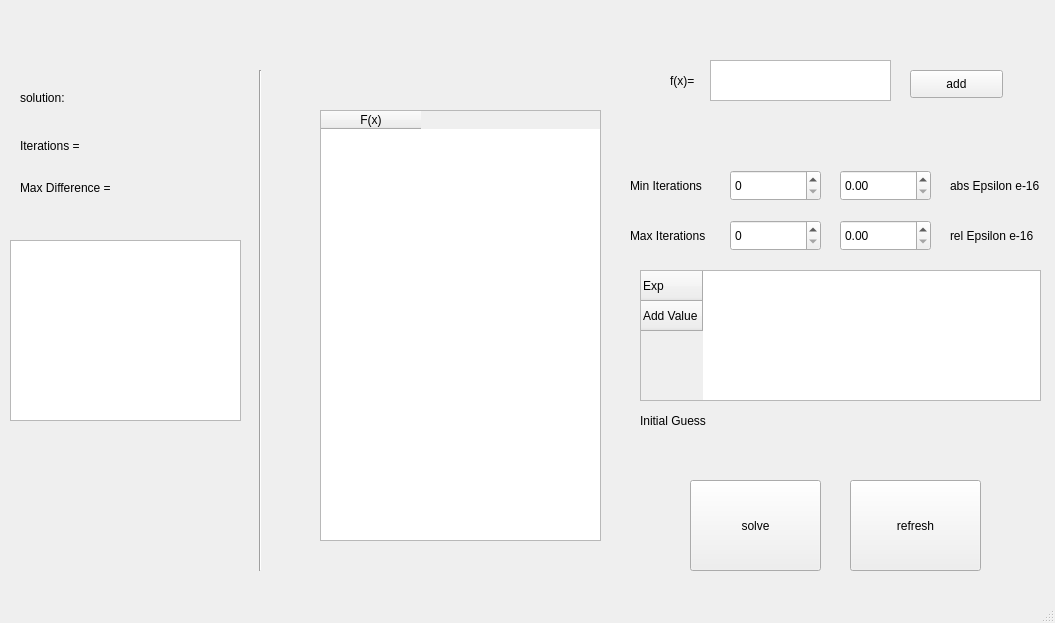
<?xml version="1.0" encoding="UTF-8"?>
<ui version="4.0">
 <class>MainWindow</class>
 <widget class="QMainWindow" name="MainWindow">
  <property name="geometry">
   <rect>
    <x>0</x>
    <y>0</y>
    <width>1055</width>
    <height>623</height>
   </rect>
  </property>
  <property name="windowTitle">
   <string>MainWindow</string>
  </property>
  <widget class="QWidget" name="centralwidget">
   <widget class="QPlainTextEdit" name="plainTextFunctionEdit">
    <property name="geometry">
     <rect>
      <x>710</x>
      <y>60</y>
      <width>181</width>
      <height>41</height>
     </rect>
    </property>
   </widget>
   <widget class="QPushButton" name="addButton">
    <property name="geometry">
     <rect>
      <x>910</x>
      <y>70</y>
      <width>93</width>
      <height>28</height>
     </rect>
    </property>
    <property name="text">
     <string>add</string>
    </property>
   </widget>
   <widget class="QLabel" name="functionLabel">
    <property name="geometry">
     <rect>
      <x>670</x>
      <y>60</y>
      <width>51</width>
      <height>41</height>
     </rect>
    </property>
    <property name="text">
     <string>f(x)=</string>
    </property>
   </widget>
   <widget class="QTableWidget" name="tableWidget_2">
    <property name="geometry">
     <rect>
      <x>320</x>
      <y>110</y>
      <width>281</width>
      <height>431</height>
     </rect>
    </property>
    <column>
     <property name="text">
      <string>F(x)</string>
     </property>
    </column>
   </widget>
   <widget class="QSpinBox" name="minIterationsSpinBox">
    <property name="geometry">
     <rect>
      <x>730</x>
      <y>170</y>
      <width>91</width>
      <height>31</height>
     </rect>
    </property>
   </widget>
   <widget class="QLabel" name="iterationLabel">
    <property name="geometry">
     <rect>
      <x>630</x>
      <y>170</y>
      <width>91</width>
      <height>31</height>
     </rect>
    </property>
    <property name="text">
     <string>Min Iterations</string>
    </property>
   </widget>
   <widget class="QDoubleSpinBox" name="absSpinBox">
    <property name="geometry">
     <rect>
      <x>840</x>
      <y>170</y>
      <width>91</width>
      <height>31</height>
     </rect>
    </property>
   </widget>
   <widget class="QLabel" name="accuracyLabel">
    <property name="geometry">
     <rect>
      <x>950</x>
      <y>170</y>
      <width>101</width>
      <height>31</height>
     </rect>
    </property>
    <property name="text">
     <string>abs Epsilon e-16</string>
    </property>
   </widget>
   <widget class="QLabel" name="initiaValueLabel">
    <property name="geometry">
     <rect>
      <x>640</x>
      <y>400</y>
      <width>81</width>
      <height>41</height>
     </rect>
    </property>
    <property name="text">
     <string>Initial Guess</string>
    </property>
    <property name="scaledContents">
     <bool>false</bool>
    </property>
   </widget>
   <widget class="QPushButton" name="solveButton">
    <property name="geometry">
     <rect>
      <x>690</x>
      <y>480</y>
      <width>131</width>
      <height>91</height>
     </rect>
    </property>
    <property name="text">
     <string>solve</string>
    </property>
   </widget>
   <widget class="QSpinBox" name="maxIterationsSpinBox">
    <property name="geometry">
     <rect>
      <x>730</x>
      <y>220</y>
      <width>91</width>
      <height>31</height>
     </rect>
    </property>
   </widget>
   <widget class="QDoubleSpinBox" name="relSpinBox">
    <property name="geometry">
     <rect>
      <x>840</x>
      <y>220</y>
      <width>91</width>
      <height>31</height>
     </rect>
    </property>
   </widget>
   <widget class="QLabel" name="label">
    <property name="geometry">
     <rect>
      <x>630</x>
      <y>220</y>
      <width>91</width>
      <height>31</height>
     </rect>
    </property>
    <property name="text">
     <string>Max Iterations</string>
    </property>
   </widget>
   <widget class="QLabel" name="label_2">
    <property name="geometry">
     <rect>
      <x>950</x>
      <y>220</y>
      <width>101</width>
      <height>31</height>
     </rect>
    </property>
    <property name="text">
     <string>rel Epsilon e-16</string>
    </property>
   </widget>
   <widget class="QTableWidget" name="initialValuesTable">
    <property name="geometry">
     <rect>
      <x>640</x>
      <y>270</y>
      <width>401</width>
      <height>131</height>
     </rect>
    </property>
    <row>
     <property name="text">
      <string>Exp</string>
     </property>
    </row>
    <row>
     <property name="text">
      <string>Add Value</string>
     </property>
    </row>
   </widget>
   <widget class="QPushButton" name="pushButton">
    <property name="geometry">
     <rect>
      <x>850</x>
      <y>480</y>
      <width>131</width>
      <height>91</height>
     </rect>
    </property>
    <property name="text">
     <string>refresh</string>
    </property>
   </widget>
   <widget class="QLabel" name="label_3">
    <property name="geometry">
     <rect>
      <x>20</x>
      <y>90</y>
      <width>55</width>
      <height>16</height>
     </rect>
    </property>
    <property name="text">
     <string>solution:</string>
    </property>
   </widget>
   <widget class="QLabel" name="errorLabel">
    <property name="geometry">
     <rect>
      <x>70</x>
      <y>20</y>
      <width>341</width>
      <height>31</height>
     </rect>
    </property>
    <property name="text">
     <string/>
    </property>
   </widget>
   <widget class="QLabel" name="Iterations">
    <property name="geometry">
     <rect>
      <x>20</x>
      <y>130</y>
      <width>91</width>
      <height>31</height>
     </rect>
    </property>
    <property name="text">
     <string>Iterations = </string>
    </property>
   </widget>
   <widget class="QLabel" name="Max_difference">
    <property name="geometry">
     <rect>
      <x>20</x>
      <y>180</y>
      <width>111</width>
      <height>16</height>
     </rect>
    </property>
    <property name="text">
     <string>Max Difference = </string>
    </property>
   </widget>
   <widget class="Line" name="line">
    <property name="geometry">
     <rect>
      <x>250</x>
      <y>70</y>
      <width>20</width>
      <height>501</height>
     </rect>
    </property>
    <property name="orientation">
     <enum>Qt::Vertical</enum>
    </property>
   </widget>
   <widget class="QLabel" name="xVal">
    <property name="geometry">
     <rect>
      <x>30</x>
      <y>300</y>
      <width>55</width>
      <height>16</height>
     </rect>
    </property>
    <property name="text">
     <string/>
    </property>
   </widget>
   <widget class="QLabel" name="yVal">
    <property name="geometry">
     <rect>
      <x>130</x>
      <y>300</y>
      <width>55</width>
      <height>16</height>
     </rect>
    </property>
    <property name="text">
     <string/>
    </property>
   </widget>
   <widget class="QLabel" name="iterationsAns">
    <property name="geometry">
     <rect>
      <x>110</x>
      <y>130</y>
      <width>81</width>
      <height>31</height>
     </rect>
    </property>
    <property name="text">
     <string/>
    </property>
   </widget>
   <widget class="QLabel" name="maxDiffAns">
    <property name="geometry">
     <rect>
      <x>140</x>
      <y>170</y>
      <width>81</width>
      <height>31</height>
     </rect>
    </property>
    <property name="text">
     <string/>
    </property>
   </widget>
   <widget class="QTableWidget" name="tableAns">
    <property name="geometry">
     <rect>
      <x>10</x>
      <y>240</y>
      <width>231</width>
      <height>181</height>
     </rect>
    </property>
   </widget>
  </widget>
  <widget class="QStatusBar" name="statusbar"/>
 </widget>
 <resources/>
 <connections/>
</ui>
